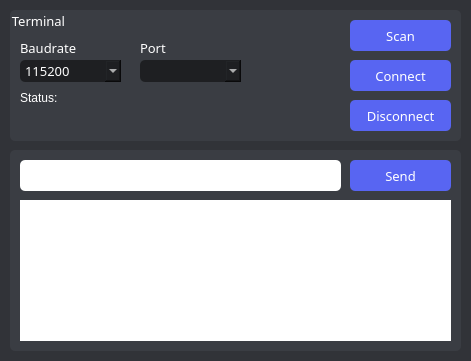
<?xml version="1.0" encoding="UTF-8"?>
<ui version="4.0">
 <class>MainWindow</class>
 <widget class="QMainWindow" name="MainWindow">
  <property name="windowModality">
   <enum>Qt::ApplicationModal</enum>
  </property>
  <property name="geometry">
   <rect>
    <x>0</x>
    <y>0</y>
    <width>471</width>
    <height>361</height>
   </rect>
  </property>
  <property name="minimumSize">
   <size>
    <width>471</width>
    <height>361</height>
   </size>
  </property>
  <property name="maximumSize">
   <size>
    <width>471</width>
    <height>361</height>
   </size>
  </property>
  <property name="palette">
   <palette>
    <active>
     <colorrole role="Button">
      <brush brushstyle="SolidPattern">
       <color alpha="255">
        <red>49</red>
        <green>51</green>
        <blue>56</blue>
       </color>
      </brush>
     </colorrole>
     <colorrole role="Base">
      <brush brushstyle="SolidPattern">
       <color alpha="255">
        <red>49</red>
        <green>51</green>
        <blue>56</blue>
       </color>
      </brush>
     </colorrole>
     <colorrole role="Window">
      <brush brushstyle="SolidPattern">
       <color alpha="255">
        <red>49</red>
        <green>51</green>
        <blue>56</blue>
       </color>
      </brush>
     </colorrole>
    </active>
    <inactive>
     <colorrole role="Button">
      <brush brushstyle="SolidPattern">
       <color alpha="255">
        <red>49</red>
        <green>51</green>
        <blue>56</blue>
       </color>
      </brush>
     </colorrole>
     <colorrole role="Base">
      <brush brushstyle="SolidPattern">
       <color alpha="255">
        <red>49</red>
        <green>51</green>
        <blue>56</blue>
       </color>
      </brush>
     </colorrole>
     <colorrole role="Window">
      <brush brushstyle="SolidPattern">
       <color alpha="255">
        <red>49</red>
        <green>51</green>
        <blue>56</blue>
       </color>
      </brush>
     </colorrole>
    </inactive>
    <disabled>
     <colorrole role="Button">
      <brush brushstyle="SolidPattern">
       <color alpha="255">
        <red>49</red>
        <green>51</green>
        <blue>56</blue>
       </color>
      </brush>
     </colorrole>
     <colorrole role="Base">
      <brush brushstyle="SolidPattern">
       <color alpha="255">
        <red>49</red>
        <green>51</green>
        <blue>56</blue>
       </color>
      </brush>
     </colorrole>
     <colorrole role="Window">
      <brush brushstyle="SolidPattern">
       <color alpha="255">
        <red>49</red>
        <green>51</green>
        <blue>56</blue>
       </color>
      </brush>
     </colorrole>
    </disabled>
   </palette>
  </property>
  <property name="font">
   <font>
    <family>gg sans SemiBold</family>
    <pointsize>12</pointsize>
    <weight>50</weight>
    <italic>false</italic>
    <bold>false</bold>
   </font>
  </property>
  <property name="contextMenuPolicy">
   <enum>Qt::DefaultContextMenu</enum>
  </property>
  <property name="windowTitle">
   <string>UART-GUI</string>
  </property>
  <property name="statusTip">
   <string/>
  </property>
  <property name="styleSheet">
   <string notr="true">QMainWindow {
	image: url(:/newPrefix/3 (2).png);
	background-color: rgb(49, 51, 56);
}</string>
  </property>
  <property name="iconSize">
   <size>
    <width>10</width>
    <height>30</height>
   </size>
  </property>
  <property name="toolButtonStyle">
   <enum>Qt::ToolButtonIconOnly</enum>
  </property>
  <property name="animated">
   <bool>false</bool>
  </property>
  <property name="tabShape">
   <enum>QTabWidget::Rounded</enum>
  </property>
  <property name="dockNestingEnabled">
   <bool>false</bool>
  </property>
  <property name="dockOptions">
   <set>QMainWindow::AllowTabbedDocks</set>
  </property>
  <widget class="QWidget" name="centralwidget">
   <widget class="QGroupBox" name="Terminal">
    <property name="geometry">
     <rect>
      <x>10</x>
      <y>10</y>
      <width>451</width>
      <height>131</height>
     </rect>
    </property>
    <property name="font">
     <font>
      <family>gg sans SemiBold</family>
      <pointsize>10</pointsize>
      <weight>50</weight>
      <italic>false</italic>
      <bold>false</bold>
     </font>
    </property>
    <property name="styleSheet">
     <string notr="true">QGroupBox {
	border-radius: 5px;
	background-color: rgb(58, 61, 67);
	color:rgb(255, 255, 255);
	font: 10pt &quot;gg sans SemiBold&quot;;
}</string>
    </property>
    <property name="inputMethodHints">
     <set>Qt::ImhNone</set>
    </property>
    <property name="title">
     <string>Terminal</string>
    </property>
    <widget class="QComboBox" name="Bdbox">
     <property name="geometry">
      <rect>
       <x>10</x>
       <y>50</y>
       <width>101</width>
       <height>22</height>
      </rect>
     </property>
     <property name="font">
      <font>
       <family>gg sans SemiBold</family>
       <pointsize>10</pointsize>
       <weight>7</weight>
       <italic>false</italic>
       <bold>false</bold>
      </font>
     </property>
     <property name="styleSheet">
      <string notr="true">QComboBox {
	border-radius: 5px;
	color: rgb(255, 255, 255);
	background-color: rgb(30, 31, 34);
	font: 63 10pt &quot;gg sans SemiBold&quot;;
}
QComboBox QListView{
	border: 1px;
	outline: 0px;
}
</string>
     </property>
     <property name="currentText">
      <string notr="true">115200</string>
     </property>
     <property name="currentIndex">
      <number>7</number>
     </property>
     <item>
      <property name="text">
       <string>200</string>
      </property>
     </item>
     <item>
      <property name="text">
       <string>2400</string>
      </property>
     </item>
     <item>
      <property name="text">
       <string>4800</string>
      </property>
     </item>
     <item>
      <property name="text">
       <string>9600</string>
      </property>
     </item>
     <item>
      <property name="text">
       <string>19200</string>
      </property>
     </item>
     <item>
      <property name="text">
       <string>38400</string>
      </property>
     </item>
     <item>
      <property name="text">
       <string>57600</string>
      </property>
     </item>
     <item>
      <property name="text">
       <string>115200</string>
      </property>
     </item>
    </widget>
    <widget class="QLabel" name="Baudrate">
     <property name="geometry">
      <rect>
       <x>10</x>
       <y>30</y>
       <width>81</width>
       <height>16</height>
      </rect>
     </property>
     <property name="font">
      <font>
       <family>gg sans SemiBold</family>
       <pointsize>10</pointsize>
       <weight>7</weight>
       <italic>false</italic>
       <bold>false</bold>
      </font>
     </property>
     <property name="styleSheet">
      <string notr="true">QLabel {
	color:rgb(255, 255, 255);
	font: 63 10pt &quot;gg sans SemiBold&quot;;
}</string>
     </property>
     <property name="text">
      <string>Baudrate</string>
     </property>
    </widget>
    <widget class="QLabel" name="Port">
     <property name="geometry">
      <rect>
       <x>130</x>
       <y>30</y>
       <width>55</width>
       <height>16</height>
      </rect>
     </property>
     <property name="font">
      <font>
       <family>gg sans SemiBold</family>
       <pointsize>10</pointsize>
       <weight>7</weight>
       <italic>false</italic>
       <bold>false</bold>
      </font>
     </property>
     <property name="styleSheet">
      <string notr="true">QLabel {
	color:rgb(255, 255, 255);
	font: 63 10pt &quot;gg sans SemiBold&quot;;
}</string>
     </property>
     <property name="text">
      <string>Port</string>
     </property>
    </widget>
    <widget class="QComboBox" name="Portbox">
     <property name="geometry">
      <rect>
       <x>130</x>
       <y>50</y>
       <width>101</width>
       <height>22</height>
      </rect>
     </property>
     <property name="styleSheet">
      <string notr="true">QComboBox {
	border-radius: 5px;
	color: rgb(255, 255, 255);
	background-color: rgb(30, 31, 34);
}</string>
     </property>
    </widget>
    <widget class="QPushButton" name="Connect">
     <property name="geometry">
      <rect>
       <x>340</x>
       <y>50</y>
       <width>101</width>
       <height>31</height>
      </rect>
     </property>
     <property name="font">
      <font>
       <family>gg sans SemiBold</family>
       <pointsize>10</pointsize>
       <weight>7</weight>
       <italic>false</italic>
       <bold>false</bold>
      </font>
     </property>
     <property name="styleSheet">
      <string notr="true">QPushButton {
	border-radius: 5px;
	background-color: rgb(88, 101, 242);
	color:rgb(255, 255, 255);
	font: 63 10pt &quot;gg sans SemiBold&quot;;
}
QPushButton:hover {
	border-radius: 5px;
	background-color: rgb(71, 82, 196);
	color:rgb(255, 255, 255);
}</string>
     </property>
     <property name="text">
      <string>Connect</string>
     </property>
    </widget>
    <widget class="QPushButton" name="Disconnect">
     <property name="geometry">
      <rect>
       <x>340</x>
       <y>90</y>
       <width>101</width>
       <height>31</height>
      </rect>
     </property>
     <property name="font">
      <font>
       <family>gg sans SemiBold</family>
       <pointsize>10</pointsize>
       <weight>7</weight>
       <italic>false</italic>
       <bold>false</bold>
      </font>
     </property>
     <property name="styleSheet">
      <string notr="true">QPushButton {
	border-radius: 5px;
	background-color: rgb(88, 101, 242);
	color:rgb(255, 255, 255);
	font: 63 10pt &quot;gg sans SemiBold&quot;;
}
QPushButton:hover {
	border-radius: 5px;
	background-color: rgb(71, 82, 196);
	color:rgb(255, 255, 255);
}</string>
     </property>
     <property name="text">
      <string>Disconnect</string>
     </property>
    </widget>
    <widget class="QPushButton" name="Scan">
     <property name="geometry">
      <rect>
       <x>340</x>
       <y>10</y>
       <width>101</width>
       <height>31</height>
      </rect>
     </property>
     <property name="font">
      <font>
       <family>gg sans SemiBold</family>
       <pointsize>10</pointsize>
       <weight>7</weight>
       <italic>false</italic>
       <bold>false</bold>
      </font>
     </property>
     <property name="styleSheet">
      <string notr="true">QPushButton {
	border-radius: 5px;
	background-color: rgb(88, 101, 242);
	color:rgb(255, 255, 255);
	font: 63 10pt &quot;gg sans SemiBold&quot;;
}
QPushButton:hover {
	border-radius: 5px;
	background-color: rgb(71, 82, 196);
	color:rgb(255, 255, 255);
}</string>
     </property>
     <property name="text">
      <string>Scan</string>
     </property>
    </widget>
    <widget class="QLabel" name="status_label">
     <property name="geometry">
      <rect>
       <x>10</x>
       <y>80</y>
       <width>191</width>
       <height>16</height>
      </rect>
     </property>
     <property name="styleSheet">
      <string notr="true">QLabel {
	color:rgb(255, 255, 255);
	font: 63 10pt &quot;gg sans SemiBold&quot;;
}</string>
     </property>
     <property name="text">
      <string>Status:</string>
     </property>
    </widget>
    <widget class="QLabel" name="status">
     <property name="geometry">
      <rect>
       <x>10</x>
       <y>100</y>
       <width>321</width>
       <height>21</height>
      </rect>
     </property>
     <property name="styleSheet">
      <string notr="true">QLabel {
	color:rgb(255, 255, 255);
	font: 63 10pt &quot;gg sans SemiBold&quot;;
}</string>
     </property>
     <property name="text">
      <string/>
     </property>
    </widget>
   </widget>
   <widget class="QGroupBox" name="Monitor">
    <property name="geometry">
     <rect>
      <x>10</x>
      <y>150</y>
      <width>451</width>
      <height>201</height>
     </rect>
    </property>
    <property name="font">
     <font>
      <family>gg sans SemiBold</family>
      <pointsize>10</pointsize>
      <weight>50</weight>
      <italic>false</italic>
      <bold>false</bold>
     </font>
    </property>
    <property name="styleSheet">
     <string notr="true">QGroupBox {
	border-radius: 5px;
	background-color: rgb(58, 61, 67);
	color:rgb(255, 255, 255);
	font: 10pt &quot;gg sans SemiBold&quot;;
}</string>
    </property>
    <property name="inputMethodHints">
     <set>Qt::ImhNone</set>
    </property>
    <property name="title">
     <string/>
    </property>
    <widget class="QLineEdit" name="command">
     <property name="geometry">
      <rect>
       <x>10</x>
       <y>10</y>
       <width>321</width>
       <height>31</height>
      </rect>
     </property>
     <property name="styleSheet">
      <string notr="true">border-radius: 5px;</string>
     </property>
    </widget>
    <widget class="QPushButton" name="Send">
     <property name="geometry">
      <rect>
       <x>340</x>
       <y>10</y>
       <width>101</width>
       <height>31</height>
      </rect>
     </property>
     <property name="font">
      <font>
       <family>gg sans SemiBold</family>
       <pointsize>10</pointsize>
       <weight>7</weight>
       <italic>false</italic>
       <bold>false</bold>
      </font>
     </property>
     <property name="styleSheet">
      <string notr="true">QPushButton {
	border-radius: 5px;
	background-color: rgb(88, 101, 242);
	color:rgb(255, 255, 255);
	font: 63 10pt &quot;gg sans SemiBold&quot;;
}
QPushButton:hover {
	border-radius: 5px;
	background-color: rgb(71, 82, 196);
	color:rgb(255, 255, 255);
}</string>
     </property>
     <property name="text">
      <string>Send</string>
     </property>
     <property name="shortcut">
      <string>Return</string>
     </property>
    </widget>
    <widget class="QTextEdit" name="output">
     <property name="geometry">
      <rect>
       <x>10</x>
       <y>50</y>
       <width>431</width>
       <height>141</height>
      </rect>
     </property>
     <property name="styleSheet">
      <string notr="true">QTextEdit {
	border-radius: 5px;
}
</string>
     </property>
    </widget>
   </widget>
  </widget>
  <action name="actionNew">
   <property name="text">
    <string>New</string>
   </property>
  </action>
  <action name="actionSave">
   <property name="text">
    <string>Save</string>
   </property>
   <property name="statusTip">
    <string>Save file</string>
   </property>
   <property name="shortcut">
    <string>Ctrl+S</string>
   </property>
  </action>
  <action name="actionCopy">
   <property name="text">
    <string>Copy</string>
   </property>
  </action>
  <action name="actionPaste">
   <property name="text">
    <string>Paste</string>
   </property>
  </action>
 </widget>
 <resources>
  <include location="../OneDrive/Pictures/test.qrc"/>
 </resources>
 <connections/>
</ui>
